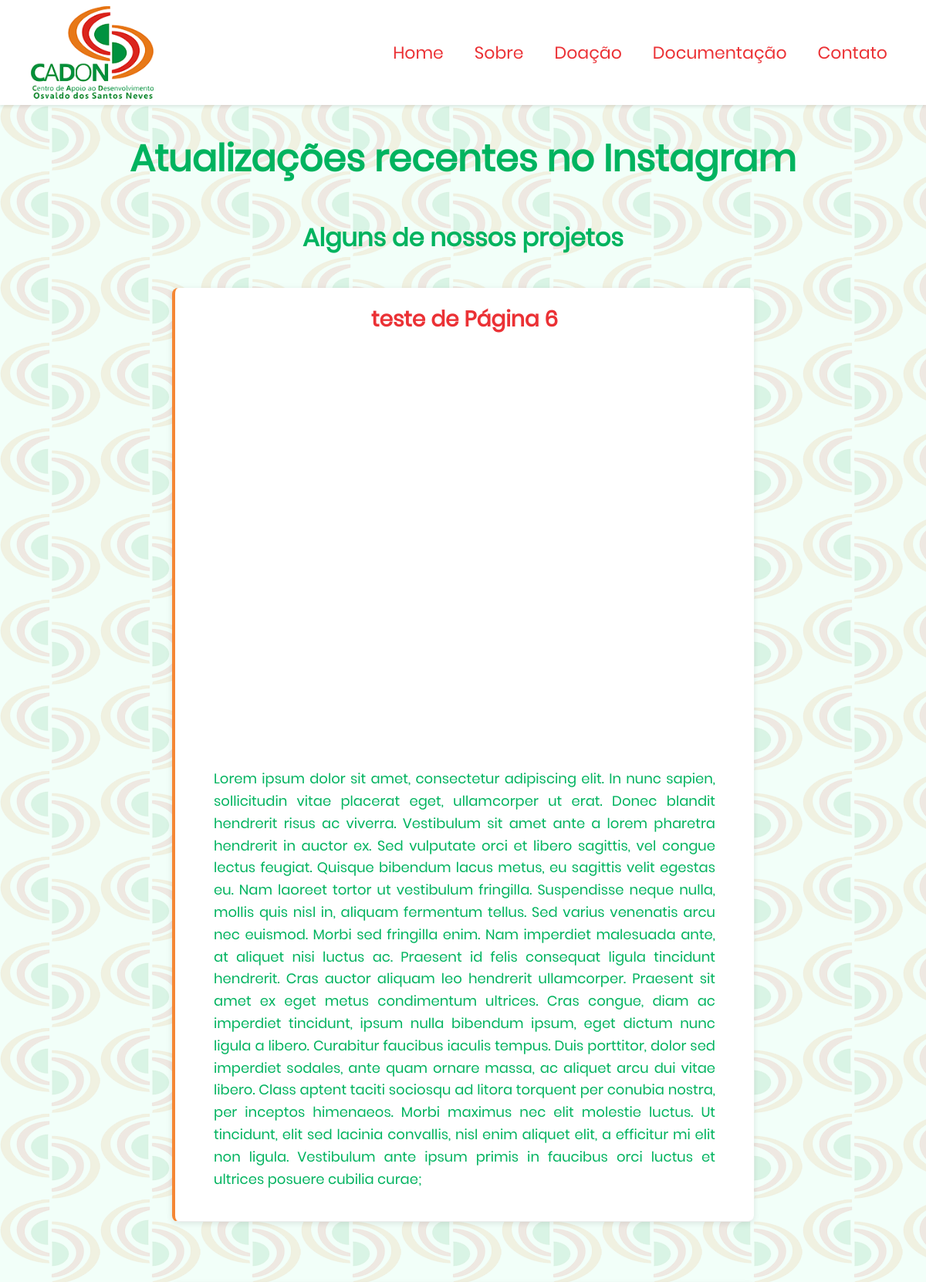
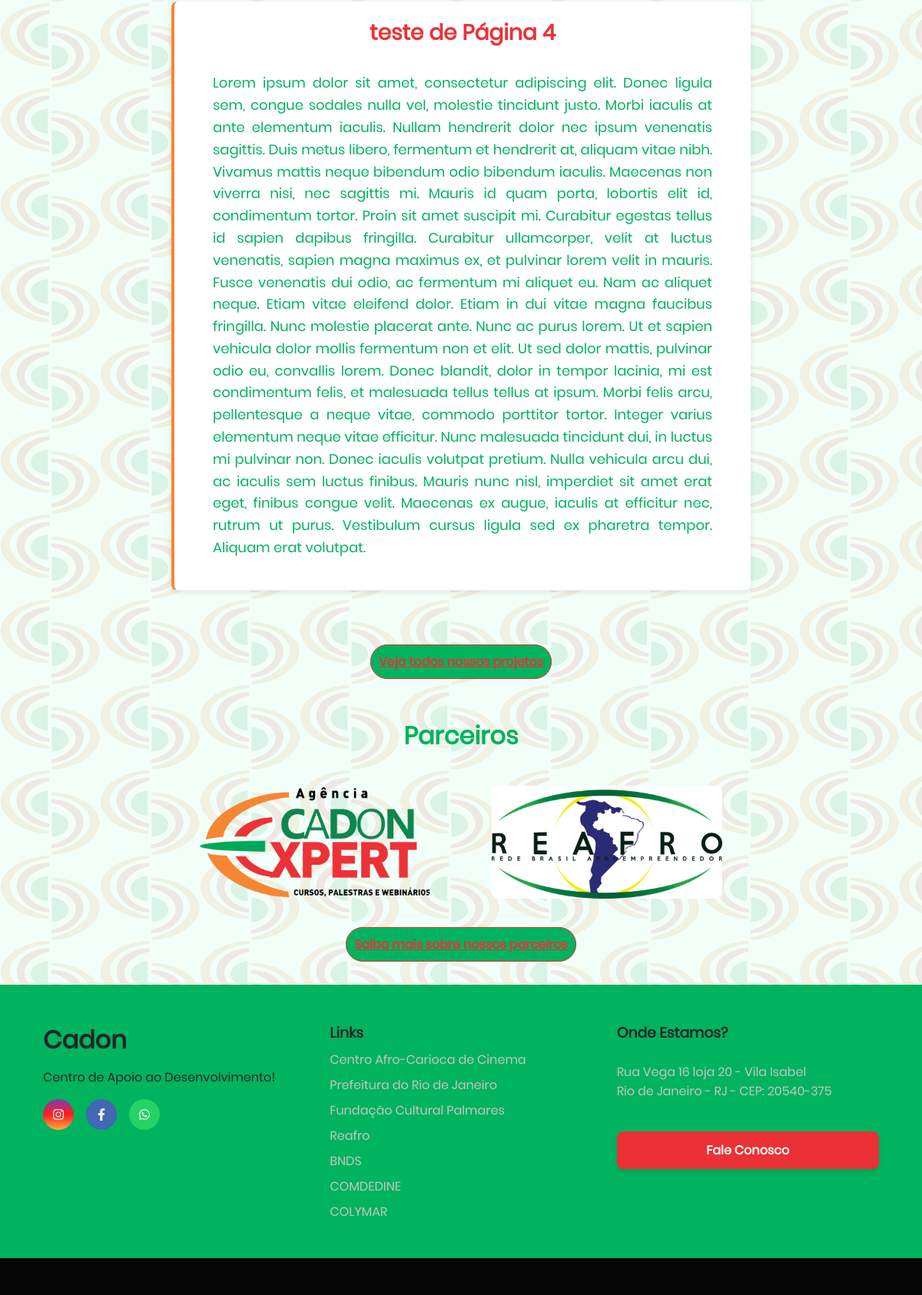
The page / on the database its author committed (2 pictures, top to bottom).
### core/models.py (models this page shows, shortened)
class Projeto(models.Model):
    nome = models.CharField(max_length=200)
    link = models.URLField(blank=True)
    texto = models.TextField()

class MediaProjeto(models.Model):
    MEDIA_TYPES = (
        ('image', 'Image'),
        ('video', 'Video'),
    )
    projeto = models.ForeignKey('Projeto', on_delete=models.CASCADE, related_name='media')
    media_type = models.CharField(max_length=5, choices=MEDIA_TYPES)
    arquivo = models.FileField(upload_to='projetos/')
    titulo = models.CharField(max_length=200, blank=True)
    thumbnail = models.ImageField(upload_to='thumbnails/', blank=True, null=True)

class Parceiro(models.Model):
    nome = models.CharField(max_length=255)
    imagem = models.ImageField(upload_to='parceiros/')
    link = models.URLField()
    texto = models.TextField()

### core/views.py (the view)
# urls.py: 2. Add a URL to urlpatterns:  path('', views.home, name='home')
def home(request):
    parceiros = Parceiro.objects.all()
    projetos_list = Projeto.objects.prefetch_related('media').order_by('-id')
    paginator = Paginator(projetos_list, 5)
    page_number = request.GET.get('page')
    page_obj = paginator.get_page(page_number)
    return render(request, 'home.html', {'parceiros': parceiros, 'page_obj': page_obj})

### core/templates/home.html (shortened to what this page needs)
{% extends 'base.html' %}
{% load static %}
{% block content %}
<h1 class="titulo sessao">Atualizações recentes no Instagram</h1>
<div class="home-container-projetos">
    <h1 class="projetos-sessao">Alguns de nossos projetos</h1>
    {% for projeto in page_obj.object_list|slice:":2" %}
        <div class="projeto">
            <h2 class="titulo-projeto">{{ projeto.nome }}</h2>
            {% if projeto.media.all %}
            <div class="carousel-container">
                <div class="carousel" id="carousel-{{ forloop.counter }}">
                    {% for media in projeto.media.all %}
                    <div class="slide">
                        {% if media.media_type == 'image' %}
                            <img src="{{ media.arquivo.url }}"
                                 alt="{{ media.titulo }}"
                                 loading="lazy"
                                 decoding="async">
                        {% endif %}
                    </div>
                    {% endfor %}
                </div>
            </div>
            {% endif %}
            <p class="texto-projeto">{{ projeto.texto }}</p>
        </div>
    {% empty %}
        <p>Nenhum projeto encontrado.</p>
    {% endfor %}
    <a href="{% url 'projetos' %}" class="link-projetos-home">Veja todos nossos projetos</a>
</div>
<div class="home-container-parceiros">
    <h1 class="projetos-sessao">Parceiros</h1>
    <div class="parceiro-home">
        {% for parceiro in parceiros %}
            <a href="{{ parceiro.link }}" target="_blank"><img src="{{ parceiro.imagem.url }}" alt="{{ parceiro.nome }}"></a>
        {% endfor %}
    </div>
    <a href="{% url 'parceiros' %}" class="link-parceiro-home">Saiba mais sobre nossos parceiros</a>
</div>
{% endblock %}

### core/static/css/estilo.css (style rules this page uses)
* { margin: 0; padding: 0; box-sizing: border-box; font-family: "Poppins", sans-serif; }
body { background-color: rgba(0, 253, 135, 0.05) ; background-image: url("../img/simbolo_1p.png"); background-blend-mode: darken; }
.sessao { color: #00B35F; justify-content: center; align-items: center; text-align: center; }
.parceiro-home { display: flex; margin: 40px 0; align-items: center; justify-content: center; }
.parceiro-home img { width: 300px; height: auto; margin: 0 40px; border-radius: 8px; }
.link-parceiro-home { color: #EB3135; font-size: 1em; background-color: #00B35F; padding: 10px; border: 1px solid; border-radius: 50px; font-weight: bold; }
.home-container-parceiros { align-items: center; justify-content: center; text-align: center; margin: 60px 20px 30px 20px; }
.home-container-projetos { align-items: center; justify-content: center; text-align: center; margin: 15px 20px 30px 20px; }
.projetos-sessao { color: #00B35F; margin: 1.3em; }
.link-projetos-home { color: #EB3135; font-size: 1em; background-color: #00B35F; padding: 10px; border: 1px solid; border-radius: 50px; font-weight: bold; }
.titulo { font-size: 3em; color: #00B35F; text-align: center; margin-bottom: 33px; padding-top: 30px; }
.projeto { max-width: 65%; margin: 0 auto 80px; border-bottom: 1px solid #eee; padding: 20px 30px 40px 30px; border-left: 4px solid #F58634; box-shadow: 0 2px 8px rgba(0,0,0,0.1); border-radius: 8px; background: #FFF; }
.titulo-projeto { font-size: 28px; margin-bottom: 30px; text-align: center; color: #EB3135; }
.carousel-container { position: relative; width: 100%; overflow: hidden; max-width: 100%; margin: 30px auto; }
.carousel { display: flex; transition: transform 0.5s ease-in-out; width: 100%; height: 100%; }
.slide { min-width: 100%; position: relative; overflow: hidden; flex-shrink: 0; }
.slide img { width: 100%; height: auto; max-height: 500px; object-fit: contain; display: block; }
.texto-projeto { font-size: 18px; margin-top: 30px; text-align: justify; padding: 0 20px; line-height: 1.6; color: #00B35F; }

### rows shown on the page
Projeto: nome "teste de Página 6", texto "Lorem ipsum dolor sit amet, consectetur adipiscing elit. In nunc sapien, sollicitudin vitae placerat eget, ullamcorper ut erat. Donec blandit hendrerit risus ac viverra. Vestibulum sit amet ante a lorem pharetra hendrerit in auctor ex. Sed vulputate orci et libero sagittis, vel congue lectus feugiat. Quisque bibendum lacus metus, eu sagittis velit egestas eu. Nam laoreet tortor ut vestibulum fringilla. Suspendisse neque nulla, mollis quis nisl in, aliquam fermentum tellus. Sed varius venenatis arcu nec euismod. Morbi sed fringilla enim. Nam imperdiet malesuada ante, at aliquet nisi luctus ac. Praesent id felis consequat ligula tincidunt hendrerit. Cras auctor aliquam leo hendrerit…"
MediaProjeto: arquivo (picture)
Projeto: nome "teste de Página 4", texto "Lorem ipsum dolor sit amet, consectetur adipiscing elit. Donec ligula sem, congue sodales nulla vel, molestie tincidunt justo. Morbi iaculis at ante elementum iaculis. Nullam hendrerit dolor nec ipsum venenatis sagittis. Duis metus libero, fermentum et hendrerit at, aliquam vitae nibh. Vivamus mattis neque bibendum odio bibendum iaculis. Maecenas non viverra nisi, nec sagittis mi. Mauris id quam porta, lobortis elit id, condimentum tortor. Proin sit amet suscipit mi. Curabitur egestas tellus id sapien dapibus fringilla. Curabitur ullamcorper, velit at luctus venenatis, sapien magna maximus ex, et pulvinar lorem velit in mauris. Fusce venenatis dui odio, ac fermentum mi aliquet eu. Nam ac…"
Parceiro: imagem (picture)
Parceiro: imagem (picture)
